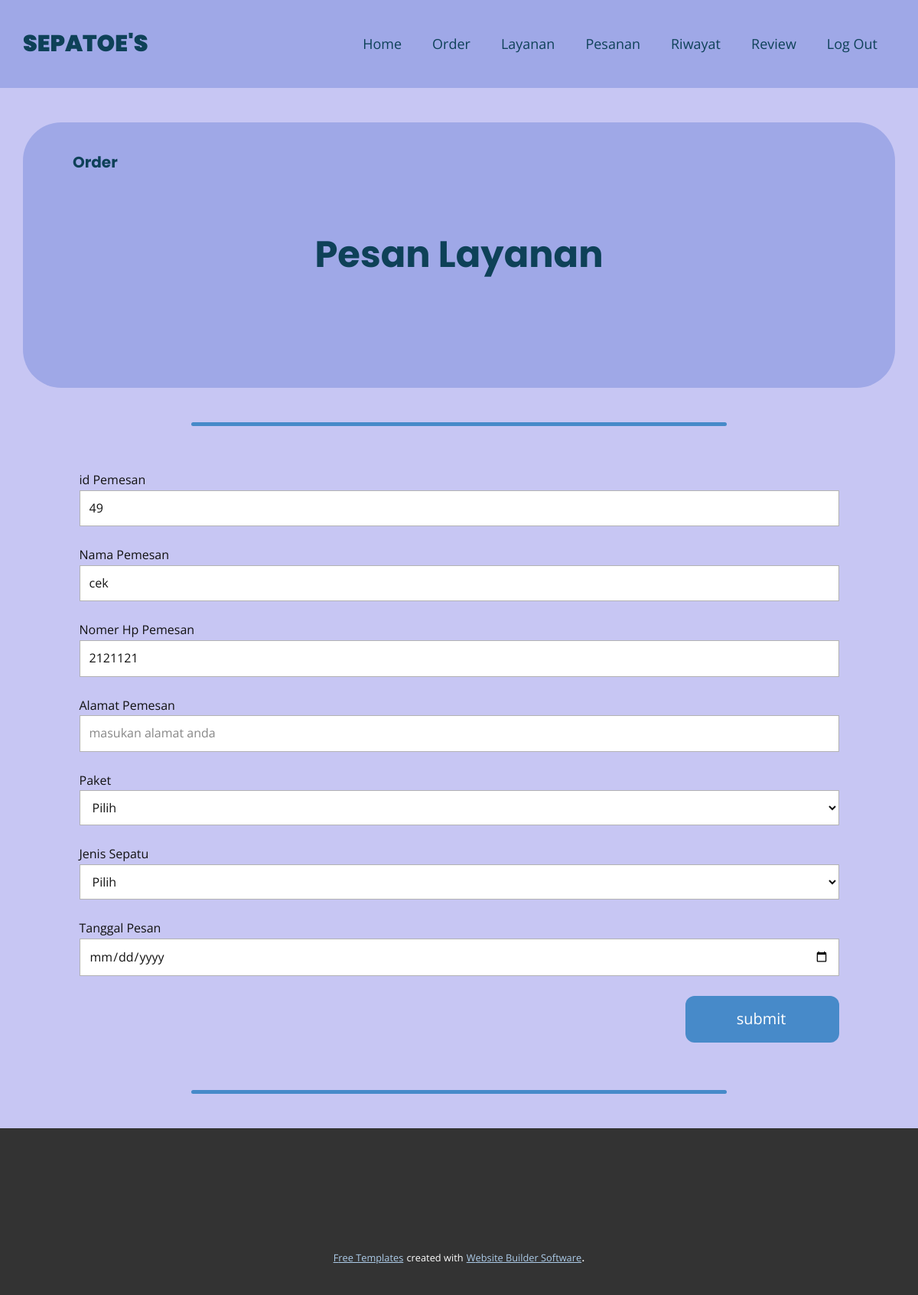
Screenshot of /Order.php?id=49 with the database file from the repository.
### tables this page shows
CREATE TABLE `tb_registrasi` (
  `id` int(11) NOT NULL,
  `nama_lengkap` varchar(70) NOT NULL,
  `nama_pengguna` varchar(70) NOT NULL,
  `email` varchar(200) NOT NULL,
  `no_hp` bigint(14) NOT NULL,
  `pass` varchar(255) NOT NULL
);

### Order.php (the view, shortened to what this page needs)
<?php
include 'koneksi.php';
$query = mysqli_query($conn, "SELECT * FROM tb_registrasi WHERE id='$_GET[id]'");
$cek = mysqli_fetch_array($query);
  $id = $_GET['id'];
?>
<!DOCTYPE html>
<html style="font-size: 16px;" lang="en"><head>
    <link rel="stylesheet" href="nicepage.css" media="screen">
<link rel="stylesheet" href="Order.css" media="screen">
  </head>
  <body class="u-body u-xl-mode" data-lang="en"><header class="u-clearfix u-custom-color-2 u-header u-header" id="sec-c9cd"><div class="u-clearfix u-sheet u-valign-middle-lg u-valign-middle-md u-valign-middle-sm u-valign-middle-xs u-sheet-1">
        <p class="u-custom-font u-text u-text-custom-color-3 u-text-default u-text-1">SEPATOE'S</p>
        <nav class="u-menu u-menu-one-level u-offcanvas u-menu-1">
          <div class="u-custom-menu u-nav-container">
            <ul class="u-nav u-unstyled u-nav-1"><li class="u-nav-item"><a class="u-button-style u-nav-link u-text-active-custom-color-3 u-text-custom-color-3 u-text-hover-palette-2-base" href="menu.php?id=<?=$id?>" style="padding: 10px 20px;">Home</a>
</li><li class="u-nav-item"><a class="u-button-style u-nav-link u-text-active-custom-color-3 u-text-custom-color-3 u-text-hover-palette-2-base" href="Order.php?id=<?=$id?>" style="padding: 10px 20px;">Order</a>
</li><li class="u-nav-item"><a class="u-button-style u-nav-link u-text-active-custom-color-3 u-text-custom-color-3 u-text-hover-palette-2-base" href="Layanan.php?id=<?=$id?>" style="padding: 10px 20px;">Layanan</a>
</li><li class="u-nav-item"><a class="u-button-style u-nav-link u-text-active-custom-color-3 u-text-custom-color-3 u-text-hover-palette-2-base" href="pesanan.php?id=<?=$id?>" style="padding: 10px 20px;">Pesanan</a>
</li><li class="u-nav-item"><a class="u-button-style u-nav-link u-text-active-custom-color-3 u-text-custom-color-3 u-text-hover-palette-2-base" href="riwayat.php?id=<?=$id?>" style="padding: 10px 20px;">Riwayat</a>
</li><li class="u-nav-item"><a class="u-button-style u-nav-link u-text-active-custom-color-3 u-text-custom-color-3 u-text-hover-palette-2-base" href="riview.php?id=<?=$id?>" style="padding: 10px 20px;">Review</a>
</li><li class="u-nav-item"><a class="u-button-style u-nav-link u-text-active-custom-color-3 u-text-custom-color-3 u-text-hover-palette-2-base" href="index.php" style="padding: 10px 20px;">Log Out</a>
</li></ul>
          </div>
        </nav>
      </div></header>
    <section class="u-clearfix u-custom-color-1 u-section-1" id="sec-1a1a">
      <div class="u-clearfix u-sheet u-sheet-1">
        <div class="u-container-style u-custom-color-2 u-expanded-width u-group u-radius-50 u-shape-round u-group-1">
          <div class="u-container-layout u-container-layout-1">
            <p class="u-custom-font u-text u-text-custom-color-3 u-text-default u-text-1">Order</p>
            <p class="u-align-center u-custom-font u-text u-text-custom-color-3 u-text-default u-text-2">Pesan Layanan</p>
          </div>
        </div>
        <div class="u-palette-1-base u-radius-50 u-shape u-shape-round u-shape-1"></div>
        <div class="u-form u-form-1">
          <form action="order_proses.php" method="post">
            <div class="u-clearfix u-form-spacing-25 u-form-vertical u-inner-form" style="padding: 30px;">
            <div class="u-form-group u-form-name">
              <label for="name-ebf1" class="u-label">id Pemesan</label>
              <input type="text" placeholder="Enter your Name" id="name-ebf1" value="<?=$cek['id'] ?>" name="id" class="u-border-1 u-border-grey-30 u-input u-input-rectangle u-white" required="">
            </div>
            <div class="u-form-group u-form-name">
              <label for="name-ebf1" class="u-label">Nama Pemesan</label>
              <input type="text" placeholder="Enter your Name" id="name-ebf1" value="<?=$cek['nama_pengguna'] ?>" name="nama" class="u-border-1 u-border-grey-30 u-input u-input-rectangle u-white" required="">
            </div>
            <div class="u-form-email u-form-group">
              <label for="email-ebf1" class="u-label">Nomer Hp Pemesan</label>
              <input type="text" placeholder="masukan nomer hp anda" id="email-ebf1" value="<?=$cek['no_hp'] ?>" name="nohp" class="u-border-1 u-border-grey-30 u-input u-input-rectangle u-white" required="">
            </div>
            <div class="u-form-group u-form-group-3">
              <label for="text-ae0c" class="u-label">Alamat Pemesan</label>
              <input type="text" placeholder="masukan alamat anda" id="text-ae0c" name="alamat" class="u-border-1 u-border-grey-30 u-input u-input-rectangle u-white">
            </div>
            <div class="u-form-group u-form-group-4">
              <label for="text-a9d0" class="u-label">Paket</label>
              <select name="paket" id="paket" class="u-border-1 u-border-grey-30 u-input u-input-rectangle u-white">
                <option disabled selected >Pilih</option>
              </select>
            </div>
            <div class="u-form-group u-form-group-5">
            <label for="text-a9d0" class="u-label">Jenis Sepatu</label>
            <select name="jenis" id="jenis" class="u-border-1 u-border-grey-30 u-input u-input-rectangle u-white">
                <option disabled selected >Pilih</option>
              </select>
            </div>
            <div class="u-form-group u-form-group-6">
              <label for="text-8c7c" class="u-label">Tanggal Pesan</label>
              <input type="date" id="text-8c7c" name="tanggal" class="u-border-1 u-border-grey-30 u-input u-input-rectangle u-white">
            </div>
            <div class="u-align-right u-form-group u-form-submit">
              <input type="submit" name="submit" value="submit" class="u-btn u-btn-round u-btn-submit u-button-style u-radius-12 u-btn-1">
          </div>
          </form>
        </div>
        <div class="u-palette-1-base u-radius-50 u-shape u-shape-round u-shape-2"></div>
      </div>
    </section>
    <footer class="u-align-center u-clearfix u-footer u-grey-80 u-footer" id="sec-2cb2"><div class="u-clearfix u-sheet u-sheet-1"></div></footer>
    <section class="u-backlink u-clearfix u-grey-80">
      <a class="u-link" href="https://nicepage.com/templates" target="_blank">
        <span>Free Templates</span>
      </a>
      <p class="u-text">
        <span>created with</span>
      </p>
      <a class="u-link" href="" target="_blank">
        <span>Website Builder Software</span>
      </a>.
    </section>
</body></html>

### Order.css (style rules this page uses)
.u-section-1 { background-image: none; }
.u-section-1 .u-sheet-1 { min-height: 1333px; }
.u-section-1 .u-group-1 { margin-top: 45px; margin-bottom: 0; min-height: 347px; height: auto; }
.u-section-1 .u-container-layout-1 { padding: 30px; }
.u-section-1 .u-text-1 { font-family: Poppins; font-weight: 700; font-size: 1.25rem; margin: 6px auto 0 35px; }
.u-section-1 .u-text-2 { font-family: Poppins; font-weight: 700; font-size: 3rem; margin: 67px auto 0; }
.u-section-1 .u-shape-1 { width: 700px; height: 5px; margin: 45px auto 0; }
.u-section-1 .u-form-1 { height: 806px; width: 1053px; margin: 28px auto 0; }
.u-section-1 .u-form-group-3 { margin-left: 0; }
.u-section-1 .u-form-group-4 { margin-left: 0; }
.u-section-1 .u-form-group-5 { margin-left: 0; }
.u-section-1 .u-form-group-6 { margin-left: 0; }
.u-section-1 .u-btn-1 { font-size: 1.25rem; padding: 14px 69px 15px 67px; }
.u-section-1 .u-shape-2 { width: 700px; height: 5px; margin: 6px auto 45px; }

### rows the page displays
tb_registrasi: id "49", nama "cek", nohp "2121121"
